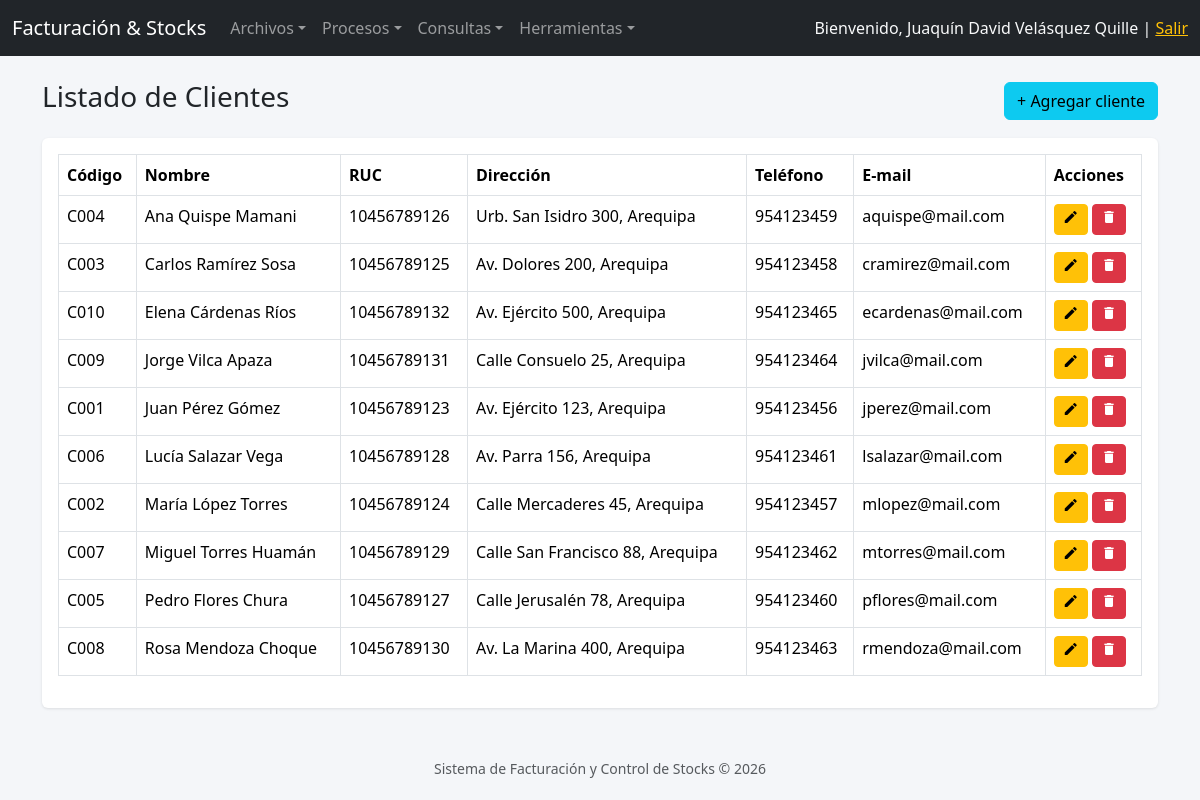
The page /clientes/index.php (signed in) on the database its author committed.
### tables this page shows
CREATE TABLE clientes (
  idcliente    VARCHAR(10) PRIMARY KEY,
  nomcliente   VARCHAR(128) NOT NULL,
  ruccliente   VARCHAR(11),
  dircliente   VARCHAR(128),
  telcliente   VARCHAR(9),
  emailcliente VARCHAR(64),
  estado       CHAR(1) NOT NULL DEFAULT '1'
);

### conexion/Conexion.php (called while the page is built, shortened)
<?php
class Conexion
{
    private static $instancia = null;
    private $host   = 'localhost';
    private $dbname = 'facturacion';
    private $user   = 'root';
    private $pass   = '';
    private function __construct()
    {
        try {
            $dsn = "mysql:host={$this->host};dbname={$this->dbname};charset=utf8mb4";
            $this->pdo = new PDO($dsn, $this->user, $this->pass, [
                PDO::ATTR_ERRMODE            => PDO::ERRMODE_EXCEPTION,
                PDO::ATTR_DEFAULT_FETCH_MODE => PDO::FETCH_OBJ,
                PDO::ATTR_EMULATE_PREPARES   => false,
            ]);
        } catch (PDOException $e) {
            die('Error de conexión a la base de datos: ' . $e->getMessage());
        }
    }
    public static function getConexion()
    {
        if (self::$instancia === null) {
            self::$instancia = new Conexion();
        }
        return self::$instancia->pdo;
    }
}

### clases/Cliente.php (called while the page is built, shortened)
<?php
require_once __DIR__ . '/../conexion/Conexion.php';
class Cliente
{
    private $pdo;
    public function __construct()
    {
        $this->pdo = Conexion::getConexion();
    }
    public function listarClientes()
    {
        $sql = "SELECT * FROM clientes WHERE estado = '1' ORDER BY nomcliente ASC";
        $stmt = $this->pdo->query($sql);
        return $stmt->fetchAll();
    }
}

### clientes/index.php (the view, shortened to what this page needs)
<?php
require_once __DIR__ . '/../clases/Cliente.php';
require_once __DIR__ . '/../includes/header.php';
$clienteModel = new Cliente();
$clientes = $clienteModel->listarClientes();
?>
<div class="d-flex justify-content-between align-items-center mb-3">
    <h3>Listado de Clientes</h3>
    <a href="create.php" class="btn btn-info">+ Agregar cliente</a>
</div>
<div class="card">
<div class="card-body">
<table class="table table-bordered table-hover">
    <thead>
        <tr>
            <th>Código</th>
            <th>Nombre</th>
            <th>RUC</th>
            <th>Dirección</th>
            <th>Teléfono</th>
            <th>E-mail</th>
            <th>Acciones</th>
        </tr>
    </thead>
    <tbody>
        <?php foreach ($clientes as $row): ?>
        <tr>
            <td><?php echo htmlspecialchars($row->idcliente); ?></td>
            <td><?php echo htmlspecialchars($row->nomcliente); ?></td>
            <td><?php echo htmlspecialchars($row->ruccliente); ?></td>
            <td><?php echo htmlspecialchars($row->dircliente); ?></td>
            <td><?php echo htmlspecialchars($row->telcliente); ?></td>
            <td><?php echo htmlspecialchars($row->emailcliente); ?></td>
            <td>
                <a href="update.php?id=<?php echo urlencode($row->idcliente); ?>"
                   class="btn btn-sm btn-warning" title="Editar">
                   <span class="material-icons" style="font-size:16px;">edit</span>
                </a>
                <a href="delete.php?id=<?php echo urlencode($row->idcliente); ?>"
                   class="btn btn-sm btn-danger" title="Eliminar"
                   onclick="return confirm('¿Seguro que desea eliminar este cliente?');">
                   <span class="material-icons" style="font-size:16px;">delete</span>
                </a>
            </td>
        </tr>
        <?php endforeach; ?>
    </tbody>
</table>
</div>
</div>
<?php require_once __DIR__ . '/../includes/footer.php'; ?>

### includes/header.php (shortened to what this page needs)
<!DOCTYPE html>
<html lang="es">
<head>
    <link rel="stylesheet" href="https://cdn.jsdelivr.net/npm/bootstrap@5.3.3/dist/css/bootstrap.min.css">
    <link rel="stylesheet" href="<?php echo BASE_URL; ?>css/style.css">
</head>
<body>
<nav class="navbar navbar-expand-lg navbar-dark bg-dark">
  <div class="container-fluid">
    <a class="navbar-brand" href="<?php echo BASE_URL; ?>index.php">Facturación &amp; Stocks</a>
    <div class="collapse navbar-collapse" id="menuPrincipal">
      <ul class="navbar-nav me-auto">
        <li class="nav-item dropdown">
          <a class="nav-link dropdown-toggle" data-bs-toggle="dropdown" href="#">Archivos</a>
        </li>
        <li class="nav-item dropdown">
          <a class="nav-link dropdown-toggle" data-bs-toggle="dropdown" href="#">Procesos</a>
        </li>
        <li class="nav-item dropdown">
          <a class="nav-link dropdown-toggle" data-bs-toggle="dropdown" href="#">Consultas</a>
        </li>
        <li class="nav-item dropdown">
          <a class="nav-link dropdown-toggle" data-bs-toggle="dropdown" href="#">Herramientas</a>
        </li>
      </ul>
      <span class="navbar-text text-light">
        <?php if (isset($_SESSION['nombres'])): ?>
          Bienvenido, <?php echo htmlspecialchars($_SESSION['nombres']); ?>
          | <a href="<?php echo BASE_URL; ?>logout.php" class="text-warning">Salir</a>
        <?php endif; ?>
      </span>
    </div>
  </div>
</nav>
<div class="container mt-4">

### includes/footer.php (shortened to what this page needs)
</div>
<footer class="text-center text-muted mt-5 mb-3">
    <small>Sistema de Facturación y Control de Stocks &copy; <?php echo date('Y'); ?></small>
</footer>
</body>
</html>

### css/style.css (style rules this page uses)
body { background-color: #f4f6f9; }
.card { box-shadow: 0 1px 3px rgba(0,0,0,.1); border: none; }
.table thead { background-color: #343a40; color: #fff; }

### rows shown on the page
clientes: idcliente "C004", nomcliente "Ana Quispe Mamani", ruccliente "10456789126", dircliente "Urb. San Isidro 300, Arequipa", telcliente "954123459", emailcliente "aquispe@mail.com"
clientes: idcliente "C003", nomcliente "Carlos Ramírez Sosa", ruccliente "10456789125", dircliente "Av. Dolores 200, Arequipa", telcliente "954123458", emailcliente "cramirez@mail.com"
clientes: idcliente "C010", nomcliente "Elena Cárdenas Ríos", ruccliente "10456789132", dircliente "Av. Ejército 500, Arequipa", telcliente "954123465", emailcliente "ecardenas@mail.com"
clientes: idcliente "C009", nomcliente "Jorge Vilca Apaza", ruccliente "10456789131", dircliente "Calle Consuelo 25, Arequipa", telcliente "954123464", emailcliente "jvilca@mail.com"
clientes: idcliente "C001", nomcliente "Juan Pérez Gómez", ruccliente "10456789123", dircliente "Av. Ejército 123, Arequipa", telcliente "954123456", emailcliente "jperez@mail.com"
clientes: idcliente "C006", nomcliente "Lucía Salazar Vega", ruccliente "10456789128", dircliente "Av. Parra 156, Arequipa", telcliente "954123461", emailcliente "lsalazar@mail.com"
clientes: idcliente "C002", nomcliente "María López Torres", ruccliente "10456789124", dircliente "Calle Mercaderes 45, Arequipa", telcliente "954123457", emailcliente "mlopez@mail.com"
clientes: idcliente "C007", nomcliente "Miguel Torres Huamán", ruccliente "10456789129", dircliente "Calle San Francisco 88, Arequipa", telcliente "954123462", emailcliente "mtorres@mail.com"
clientes: idcliente "C005", nomcliente "Pedro Flores Chura", ruccliente "10456789127", dircliente "Calle Jerusalén 78, Arequipa", telcliente "954123460", emailcliente "pflores@mail.com"
clientes: idcliente "C008", nomcliente "Rosa Mendoza Choque", ruccliente "10456789130", dircliente "Av. La Marina 400, Arequipa", telcliente "954123463", emailcliente "rmendoza@mail.com"

### other values the page prints
$_SESSION['nombres'] "Juaquín David Velásquez Quille"
